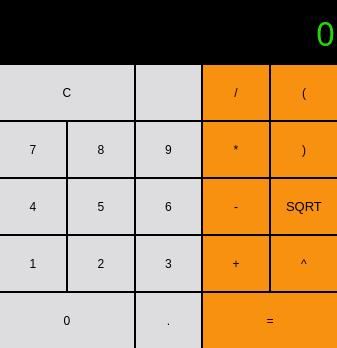
<?xml version="1.0" encoding="UTF-8"?>
<ui version="4.0">
 <class>SC2</class>
 <widget class="QWidget" name="SC2">
  <property name="windowModality">
   <enum>Qt::ApplicationModal</enum>
  </property>
  <property name="enabled">
   <bool>true</bool>
  </property>
  <property name="geometry">
   <rect>
    <x>0</x>
    <y>0</y>
    <width>337</width>
    <height>348</height>
   </rect>
  </property>
  <property name="sizePolicy">
   <sizepolicy hsizetype="Preferred" vsizetype="Preferred">
    <horstretch>0</horstretch>
    <verstretch>0</verstretch>
   </sizepolicy>
  </property>
  <property name="minimumSize">
   <size>
    <width>337</width>
    <height>348</height>
   </size>
  </property>
  <property name="maximumSize">
   <size>
    <width>337</width>
    <height>348</height>
   </size>
  </property>
  <property name="windowTitle">
   <string>Smart Calculator</string>
  </property>
  <property name="windowIcon">
   <iconset>
    <normaloff>img.ico</normaloff>
    <normalon>img.ico</normalon>img.ico</iconset>
  </property>
  <property name="windowOpacity">
   <double>1.000000000000000</double>
  </property>
  <property name="toolTipDuration">
   <number>-3</number>
  </property>
  <property name="styleSheet">
   <string notr="true">background-color: rgb(0, 0, 0);

</string>
  </property>
  <widget class="QWidget" name="layoutWidget">
   <property name="geometry">
    <rect>
     <x>0</x>
     <y>0</y>
     <width>337</width>
     <height>348</height>
    </rect>
   </property>
   <layout class="QGridLayout" name="gridLayout_2">
    <property name="verticalSpacing">
     <number>0</number>
    </property>
    <item row="1" column="0">
     <layout class="QGridLayout" name="gridLayout">
      <property name="spacing">
       <number>2</number>
      </property>
      <item row="0" column="3">
       <widget class="QPushButton" name="btn_division">
        <property name="minimumSize">
         <size>
          <width>65</width>
          <height>55</height>
         </size>
        </property>
        <property name="cursor">
         <cursorShape>PointingHandCursor</cursorShape>
        </property>
        <property name="styleSheet">
         <string notr="true">QPushButton{
	background-color: rgb(247, 145, 15);
	color: black;
	font: 15pt &quot;MS Shell Dlg 2&quot;;
	border-style: outset;
}
QPushButton:hover{ 
	background-color: rgb(181, 185, 188);
} /* при наведении курсора мышки */
QPushButton:pressed{
	background-color: rgb(158, 158, 158);
} /* при нажатии */</string>
        </property>
        <property name="text">
         <string>/</string>
        </property>
       </widget>
      </item>
      <item row="1" column="0">
       <widget class="QPushButton" name="btn_7">
        <property name="minimumSize">
         <size>
          <width>65</width>
          <height>55</height>
         </size>
        </property>
        <property name="cursor">
         <cursorShape>PointingHandCursor</cursorShape>
        </property>
        <property name="styleSheet">
         <string notr="true">QPushButton{
	background-color: rgb(221, 221, 223);
	color: black;
	font: 15pt &quot;MS Shell Dlg 2&quot;;
	border-style: outset;
}
QPushButton:hover{
	background-color: rgb(181, 185, 188);
} /* при наведении курсора мышки */
QPushButton:pressed{
	background-color: rgb(158, 158, 158);
} /* при нажатии */</string>
        </property>
        <property name="text">
         <string>7</string>
        </property>
       </widget>
      </item>
      <item row="0" column="4">
       <widget class="QPushButton" name="btn_left">
        <property name="minimumSize">
         <size>
          <width>65</width>
          <height>55</height>
         </size>
        </property>
        <property name="cursor">
         <cursorShape>PointingHandCursor</cursorShape>
        </property>
        <property name="styleSheet">
         <string notr="true">QPushButton{
	background-color: rgb(247, 145, 15);
	color: black;
	font: 15pt &quot;MS Shell Dlg 2&quot;;
	border-style: outset;
}
QPushButton:hover{ 
	background-color: rgb(181, 185, 188);
} /* при наведении курсора мышки */
QPushButton:pressed{
	background-color: rgb(158, 158, 158);
} /* при нажатии */</string>
        </property>
        <property name="text">
         <string>(</string>
        </property>
       </widget>
      </item>
      <item row="0" column="2">
       <widget class="QPushButton" name="btn_back">
        <property name="minimumSize">
         <size>
          <width>65</width>
          <height>55</height>
         </size>
        </property>
        <property name="maximumSize">
         <size>
          <width>65</width>
          <height>55</height>
         </size>
        </property>
        <property name="cursor">
         <cursorShape>PointingHandCursor</cursorShape>
        </property>
        <property name="styleSheet">
         <string notr="true">QPushButton{
	background-color: rgb(221, 221, 223);
	color: black;
	font: 15pt &quot;MS Shell Dlg 2&quot;;
	border-style: outset;
}
QPushButton:hover{
	background-color: rgb(181, 185, 188);
} /* при наведении курсора мышки */
QPushButton:pressed{
	background-color: rgb(158, 158, 158);
} /* при нажатии */</string>
        </property>
        <property name="text">
         <string/>
        </property>
        <property name="icon">
         <iconset>
          <normaloff>img.ico</normaloff>img.ico</iconset>
        </property>
        <property name="iconSize">
         <size>
          <width>30</width>
          <height>30</height>
         </size>
        </property>
       </widget>
      </item>
      <item row="0" column="0" colspan="2">
       <widget class="QPushButton" name="btn_clear">
        <property name="minimumSize">
         <size>
          <width>100</width>
          <height>55</height>
         </size>
        </property>
        <property name="cursor">
         <cursorShape>PointingHandCursor</cursorShape>
        </property>
        <property name="styleSheet">
         <string notr="true">QPushButton{
	background-color: rgb(221, 221, 223);
	color: black;
	font: 15pt &quot;MS Shell Dlg 2&quot;;
	border-style: outset;
}
QPushButton:hover{
	background-color: rgb(181, 185, 188);
} /* при наведении курсора мышки */
QPushButton:pressed{
	background-color: rgb(158, 158, 158);
} /* при нажатии */</string>
        </property>
        <property name="text">
         <string>C</string>
        </property>
       </widget>
      </item>
      <item row="3" column="4">
       <widget class="QPushButton" name="btn_power">
        <property name="minimumSize">
         <size>
          <width>65</width>
          <height>55</height>
         </size>
        </property>
        <property name="cursor">
         <cursorShape>PointingHandCursor</cursorShape>
        </property>
        <property name="styleSheet">
         <string notr="true">QPushButton{
	background-color: rgb(247, 145, 15);
	color: black;
	font: 15pt &quot;MS Shell Dlg 2&quot;;
	border-style: outset;
}
QPushButton:hover{ 
	background-color: rgb(181, 185, 188);
} /* при наведении курсора мышки */
QPushButton:pressed{
	background-color: rgb(158, 158, 158);
} /* при нажатии */</string>
        </property>
        <property name="text">
         <string>^</string>
        </property>
       </widget>
      </item>
      <item row="3" column="3">
       <widget class="QPushButton" name="btn_plus">
        <property name="minimumSize">
         <size>
          <width>65</width>
          <height>55</height>
         </size>
        </property>
        <property name="cursor">
         <cursorShape>PointingHandCursor</cursorShape>
        </property>
        <property name="styleSheet">
         <string notr="true">QPushButton{
	background-color: rgb(247, 145, 15);
	color: black;
	font: 15pt &quot;MS Shell Dlg 2&quot;;
	border-style: outset;
}
QPushButton:hover{ 
	background-color: rgb(181, 185, 188);
} /* при наведении курсора мышки */
QPushButton:pressed{
	background-color: rgb(158, 158, 158);
} /* при нажатии */</string>
        </property>
        <property name="text">
         <string>+</string>
        </property>
       </widget>
      </item>
      <item row="4" column="0" colspan="2">
       <widget class="QPushButton" name="btn_0">
        <property name="minimumSize">
         <size>
          <width>100</width>
          <height>55</height>
         </size>
        </property>
        <property name="maximumSize">
         <size>
          <width>6544</width>
          <height>55</height>
         </size>
        </property>
        <property name="cursor">
         <cursorShape>PointingHandCursor</cursorShape>
        </property>
        <property name="styleSheet">
         <string notr="true">QPushButton{
	background-color: rgb(221, 221, 223);
	color: black;
	font: 15pt &quot;MS Shell Dlg 2&quot;;
	border-style: outset;
}
QPushButton:hover{
	background-color: rgb(181, 185, 188);
} /* при наведении курсора мышки */
QPushButton:pressed{
	background-color: rgb(158, 158, 158);
} /* при нажатии */</string>
        </property>
        <property name="text">
         <string>0</string>
        </property>
       </widget>
      </item>
      <item row="4" column="2">
       <widget class="QPushButton" name="btn_point">
        <property name="minimumSize">
         <size>
          <width>65</width>
          <height>55</height>
         </size>
        </property>
        <property name="cursor">
         <cursorShape>PointingHandCursor</cursorShape>
        </property>
        <property name="styleSheet">
         <string notr="true">QPushButton{
	background-color: rgb(221, 221, 223);
	color: black;
	font: 15pt &quot;MS Shell Dlg 2&quot;;
	border-style: outset;
}
QPushButton:hover{
	background-color: rgb(181, 185, 188);
} /* при наведении курсора мышки */
QPushButton:pressed{
	background-color: rgb(158, 158, 158);
} /* при нажатии */</string>
        </property>
        <property name="text">
         <string>.</string>
        </property>
       </widget>
      </item>
      <item row="4" column="3" colspan="2">
       <widget class="QPushButton" name="btn_eq">
        <property name="minimumSize">
         <size>
          <width>100</width>
          <height>55</height>
         </size>
        </property>
        <property name="cursor">
         <cursorShape>PointingHandCursor</cursorShape>
        </property>
        <property name="styleSheet">
         <string notr="true">QPushButton{
	background-color: rgb(247, 145, 15);
	color: black;
	font: 15pt &quot;MS Shell Dlg 2&quot;;
	border-style: outset;
}
QPushButton:hover{ 
	background-color: rgb(181, 185, 188);
} /* при наведении курсора мышки */
QPushButton:pressed{
	background-color: rgb(158, 158, 158);
} /* при нажатии */</string>
        </property>
        <property name="text">
         <string>=</string>
        </property>
       </widget>
      </item>
      <item row="1" column="1">
       <widget class="QPushButton" name="btn_8">
        <property name="minimumSize">
         <size>
          <width>65</width>
          <height>55</height>
         </size>
        </property>
        <property name="cursor">
         <cursorShape>PointingHandCursor</cursorShape>
        </property>
        <property name="styleSheet">
         <string notr="true">QPushButton{
	background-color: rgb(221, 221, 223);
	color: black;
	font: 15pt &quot;MS Shell Dlg 2&quot;;
	border-style: outset;
}
QPushButton:hover{
	background-color: rgb(181, 185, 188);
} /* при наведении курсора мышки */
QPushButton:pressed{
	background-color: rgb(158, 158, 158);
} /* при нажатии */</string>
        </property>
        <property name="text">
         <string>8</string>
        </property>
       </widget>
      </item>
      <item row="2" column="1">
       <widget class="QPushButton" name="btn_5">
        <property name="minimumSize">
         <size>
          <width>65</width>
          <height>55</height>
         </size>
        </property>
        <property name="cursor">
         <cursorShape>PointingHandCursor</cursorShape>
        </property>
        <property name="styleSheet">
         <string notr="true">QPushButton{
	background-color: rgb(221, 221, 223);
	color: black;
	font: 15pt &quot;MS Shell Dlg 2&quot;;
	border-style: outset;
}
QPushButton:hover{
	background-color: rgb(181, 185, 188);
} /* при наведении курсора мышки */
QPushButton:pressed{
	background-color: rgb(158, 158, 158);
} /* при нажатии */</string>
        </property>
        <property name="text">
         <string>5</string>
        </property>
       </widget>
      </item>
      <item row="2" column="0">
       <widget class="QPushButton" name="btn_4">
        <property name="minimumSize">
         <size>
          <width>65</width>
          <height>55</height>
         </size>
        </property>
        <property name="cursor">
         <cursorShape>PointingHandCursor</cursorShape>
        </property>
        <property name="styleSheet">
         <string notr="true">QPushButton{
	background-color: rgb(221, 221, 223);
	color: black;
	font: 15pt &quot;MS Shell Dlg 2&quot;;
	border-style: outset;
}
QPushButton:hover{
	background-color: rgb(181, 185, 188);
} /* при наведении курсора мышки */
QPushButton:pressed{
	background-color: rgb(158, 158, 158);
} /* при нажатии */</string>
        </property>
        <property name="text">
         <string>4</string>
        </property>
       </widget>
      </item>
      <item row="1" column="4">
       <widget class="QPushButton" name="btn_right">
        <property name="minimumSize">
         <size>
          <width>65</width>
          <height>55</height>
         </size>
        </property>
        <property name="cursor">
         <cursorShape>PointingHandCursor</cursorShape>
        </property>
        <property name="styleSheet">
         <string notr="true">QPushButton{
	background-color: rgb(247, 145, 15);
	color: black;
	font: 15pt &quot;MS Shell Dlg 2&quot;;
	border-style: outset;
}
QPushButton:hover{ 
	background-color: rgb(181, 185, 188);
} /* при наведении курсора мышки */
QPushButton:pressed{
	background-color: rgb(158, 158, 158);
} /* при нажатии */</string>
        </property>
        <property name="text">
         <string>)</string>
        </property>
       </widget>
      </item>
      <item row="1" column="2">
       <widget class="QPushButton" name="btn_9">
        <property name="minimumSize">
         <size>
          <width>65</width>
          <height>55</height>
         </size>
        </property>
        <property name="cursor">
         <cursorShape>PointingHandCursor</cursorShape>
        </property>
        <property name="styleSheet">
         <string notr="true">QPushButton{
	background-color: rgb(221, 221, 223);
	color: black;
	font: 15pt &quot;MS Shell Dlg 2&quot;;
	border-style: outset;
}
QPushButton:hover{
	background-color: rgb(181, 185, 188);
} /* при наведении курсора мышки */
QPushButton:pressed{
	background-color: rgb(158, 158, 158);
} /* при нажатии */</string>
        </property>
        <property name="text">
         <string>9</string>
        </property>
       </widget>
      </item>
      <item row="1" column="3">
       <widget class="QPushButton" name="btn_multi">
        <property name="minimumSize">
         <size>
          <width>65</width>
          <height>55</height>
         </size>
        </property>
        <property name="cursor">
         <cursorShape>PointingHandCursor</cursorShape>
        </property>
        <property name="styleSheet">
         <string notr="true">QPushButton{
	background-color: rgb(247, 145, 15);
	color: black;
	font: 15pt &quot;MS Shell Dlg 2&quot;;
	border-style: outset;
}
QPushButton:hover{ 
	background-color: rgb(181, 185, 188);
} /* при наведении курсора мышки */
QPushButton:pressed{
	background-color: rgb(158, 158, 158);
} /* при нажатии */</string>
        </property>
        <property name="text">
         <string>*</string>
        </property>
       </widget>
      </item>
      <item row="3" column="0">
       <widget class="QPushButton" name="btn_1">
        <property name="minimumSize">
         <size>
          <width>65</width>
          <height>55</height>
         </size>
        </property>
        <property name="cursor">
         <cursorShape>PointingHandCursor</cursorShape>
        </property>
        <property name="styleSheet">
         <string notr="true">QPushButton{
	background-color: rgb(221, 221, 223);
	color: black;
	font: 15pt &quot;MS Shell Dlg 2&quot;;
	border-style: outset;
}
QPushButton:hover{
	background-color: rgb(181, 185, 188);
} /* при наведении курсора мышки */
QPushButton:pressed{
	background-color: rgb(158, 158, 158);
} /* при нажатии */</string>
        </property>
        <property name="text">
         <string>1</string>
        </property>
       </widget>
      </item>
      <item row="3" column="1">
       <widget class="QPushButton" name="btn_2">
        <property name="minimumSize">
         <size>
          <width>65</width>
          <height>55</height>
         </size>
        </property>
        <property name="cursor">
         <cursorShape>PointingHandCursor</cursorShape>
        </property>
        <property name="styleSheet">
         <string notr="true">QPushButton{
	background-color: rgb(221, 221, 223);
	color: black;
	font: 15pt &quot;MS Shell Dlg 2&quot;;
	border-style: outset;
}
QPushButton:hover{
	background-color: rgb(181, 185, 188);
} /* при наведении курсора мышки */
QPushButton:pressed{
	background-color: rgb(158, 158, 158);
} /* при нажатии */</string>
        </property>
        <property name="text">
         <string>2</string>
        </property>
       </widget>
      </item>
      <item row="3" column="2">
       <widget class="QPushButton" name="btn_3">
        <property name="minimumSize">
         <size>
          <width>65</width>
          <height>55</height>
         </size>
        </property>
        <property name="cursor">
         <cursorShape>PointingHandCursor</cursorShape>
        </property>
        <property name="styleSheet">
         <string notr="true">QPushButton{
	background-color: rgb(221, 221, 223);
	color: black;
	font: 15pt &quot;MS Shell Dlg 2&quot;;
	border-style: outset;
}
QPushButton:hover{
	background-color: rgb(181, 185, 188);
} /* при наведении курсора мышки */
QPushButton:pressed{
	background-color: rgb(158, 158, 158);
} /* при нажатии */</string>
        </property>
        <property name="text">
         <string>3</string>
        </property>
       </widget>
      </item>
      <item row="2" column="3">
       <widget class="QPushButton" name="btn_minus">
        <property name="minimumSize">
         <size>
          <width>65</width>
          <height>55</height>
         </size>
        </property>
        <property name="cursor">
         <cursorShape>PointingHandCursor</cursorShape>
        </property>
        <property name="styleSheet">
         <string notr="true">QPushButton{
	background-color: rgb(247, 145, 15);
	color: black;
	font: 15pt &quot;MS Shell Dlg 2&quot;;
	border-style: outset;
}
QPushButton:hover{ 
	background-color: rgb(181, 185, 188);
} /* при наведении курсора мышки */
QPushButton:pressed{
	background-color: rgb(158, 158, 158);
} /* при нажатии */</string>
        </property>
        <property name="text">
         <string>-</string>
        </property>
       </widget>
      </item>
      <item row="2" column="4">
       <widget class="QPushButton" name="btn_sqrt">
        <property name="minimumSize">
         <size>
          <width>65</width>
          <height>55</height>
         </size>
        </property>
        <property name="font">
         <font>
          <family>MS Shell Dlg 2</family>
          <pointsize>10</pointsize>
          <weight>50</weight>
          <italic>false</italic>
          <bold>false</bold>
         </font>
        </property>
        <property name="cursor">
         <cursorShape>PointingHandCursor</cursorShape>
        </property>
        <property name="styleSheet">
         <string notr="true">QPushButton{
	background-color: rgb(247, 145, 15);
	color: black;
	font: 10pt &quot;MS Shell Dlg 2&quot;;
	border-style: outset;
}
QPushButton:hover{ 
	background-color: rgb(181, 185, 188);
} /* при наведении курсора мышки */
QPushButton:pressed{
	background-color: rgb(158, 158, 158);
} /* при нажатии */</string>
        </property>
        <property name="text">
         <string>SQRT</string>
        </property>
       </widget>
      </item>
      <item row="2" column="2">
       <widget class="QPushButton" name="btn_6">
        <property name="minimumSize">
         <size>
          <width>65</width>
          <height>55</height>
         </size>
        </property>
        <property name="cursor">
         <cursorShape>PointingHandCursor</cursorShape>
        </property>
        <property name="styleSheet">
         <string notr="true">QPushButton{
	background-color: rgb(221, 221, 223);
	color: black;
	font: 15pt &quot;MS Shell Dlg 2&quot;;
	border-style: outset;
}
QPushButton:hover{
	background-color: rgb(181, 185, 188);
} /* при наведении курсора мышки */
QPushButton:pressed{
	background-color: rgb(158, 158, 158);
} /* при нажатии */</string>
        </property>
        <property name="text">
         <string>6</string>
        </property>
       </widget>
      </item>
     </layout>
    </item>
    <item row="0" column="0">
     <widget class="QLabel" name="label_display">
      <property name="font">
       <font>
        <family>Bahnschrift</family>
        <pointsize>25</pointsize>
        <strikeout>false</strikeout>
       </font>
      </property>
      <property name="mouseTracking">
       <bool>false</bool>
      </property>
      <property name="focusPolicy">
       <enum>Qt::NoFocus</enum>
      </property>
      <property name="contextMenuPolicy">
       <enum>Qt::DefaultContextMenu</enum>
      </property>
      <property name="acceptDrops">
       <bool>false</bool>
      </property>
      <property name="styleSheet">
       <string notr="true">background-color: rgb(0, 0, 0);

color: rgb(38, 213, 11);</string>
      </property>
      <property name="inputMethodHints">
       <set>Qt::ImhNone</set>
      </property>
      <property name="frameShape">
       <enum>QFrame::NoFrame</enum>
      </property>
      <property name="text">
       <string>0</string>
      </property>
      <property name="alignment">
       <set>Qt::AlignRight|Qt::AlignTrailing|Qt::AlignVCenter</set>
      </property>
      <property name="indent">
       <number>2</number>
      </property>
     </widget>
    </item>
   </layout>
  </widget>
 </widget>
 <resources/>
 <connections/>
</ui>
